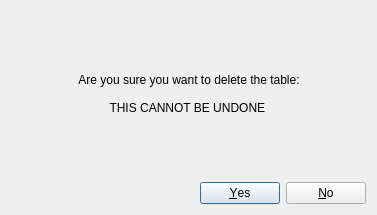
<?xml version="1.0" encoding="UTF-8"?>
<ui version="4.0">
 <class>Dialog</class>
 <widget class="QDialog" name="Dialog">
  <property name="geometry">
   <rect>
    <x>0</x>
    <y>0</y>
    <width>377</width>
    <height>215</height>
   </rect>
  </property>
  <property name="windowTitle">
   <string>Dialog</string>
  </property>
  <layout class="QGridLayout" name="gridLayout">
   <item row="2" column="0">
    <widget class="QDialogButtonBox" name="buttonBox">
     <property name="orientation">
      <enum>Qt::Horizontal</enum>
     </property>
     <property name="standardButtons">
      <set>QDialogButtonBox::No|QDialogButtonBox::Yes</set>
     </property>
    </widget>
   </item>
   <item row="1" column="0">
    <layout class="QHBoxLayout" name="horizontalLayout">
     <item>
      <spacer name="horizontalSpacer">
       <property name="orientation">
        <enum>Qt::Horizontal</enum>
       </property>
       <property name="sizeHint" stdset="0">
        <size>
         <width>40</width>
         <height>20</height>
        </size>
       </property>
      </spacer>
     </item>
     <item>
      <widget class="QLabel" name="label">
       <property name="enabled">
        <bool>true</bool>
       </property>
       <property name="autoFillBackground">
        <bool>false</bool>
       </property>
       <property name="text">
        <string>Are you sure you want to delete the table:
 
THIS CANNOT BE UNDONE </string>
       </property>
       <property name="alignment">
        <set>Qt::AlignCenter</set>
       </property>
       <property name="wordWrap">
        <bool>false</bool>
       </property>
      </widget>
     </item>
     <item>
      <spacer name="horizontalSpacer_2">
       <property name="orientation">
        <enum>Qt::Horizontal</enum>
       </property>
       <property name="sizeHint" stdset="0">
        <size>
         <width>40</width>
         <height>20</height>
        </size>
       </property>
      </spacer>
     </item>
    </layout>
   </item>
  </layout>
 </widget>
 <resources/>
 <connections>
  <connection>
   <sender>buttonBox</sender>
   <signal>accepted()</signal>
   <receiver>Dialog</receiver>
   <slot>accept()</slot>
   <hints>
    <hint type="sourcelabel">
     <x>248</x>
     <y>254</y>
    </hint>
    <hint type="destinationlabel">
     <x>157</x>
     <y>274</y>
    </hint>
   </hints>
  </connection>
  <connection>
   <sender>buttonBox</sender>
   <signal>rejected()</signal>
   <receiver>Dialog</receiver>
   <slot>reject()</slot>
   <hints>
    <hint type="sourcelabel">
     <x>316</x>
     <y>260</y>
    </hint>
    <hint type="destinationlabel">
     <x>286</x>
     <y>274</y>
    </hint>
   </hints>
  </connection>
 </connections>
</ui>
